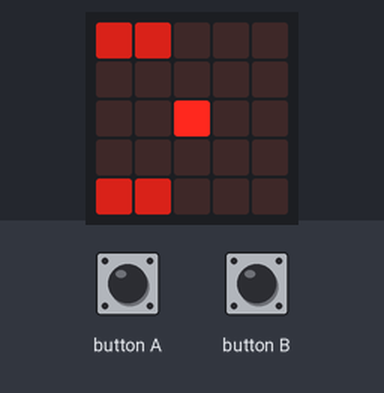
Simulated run of this program. Board: BBC micro:bit running MicroPython. On the bench: the board's 5×5 LED display. Random numbers come from a fixed seed.

Above: at 0.1 s.
At 0.6 s:
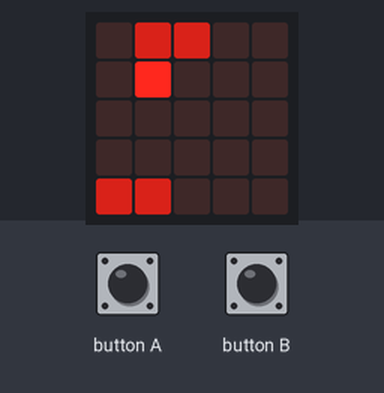
At 1.1 s:
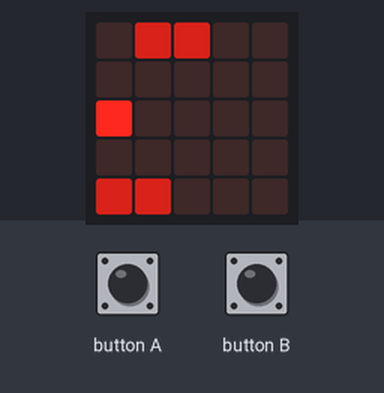
At 1.6 s:
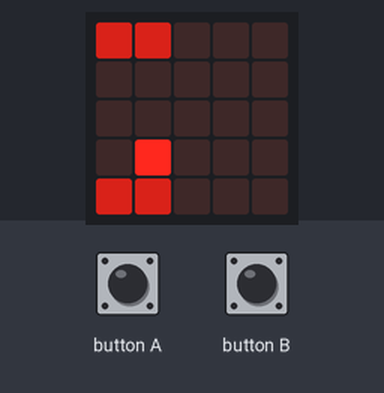
At 2.6 s:
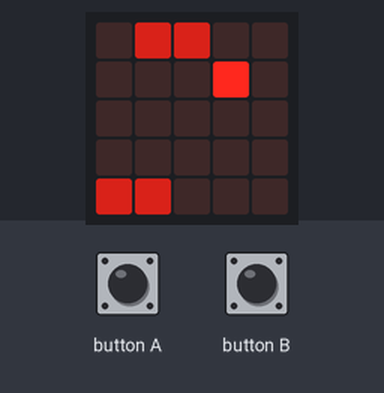
At 4.1 s:
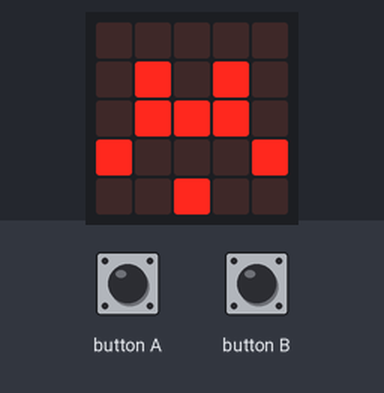

Measured:
- what the display in image 1 shows lasts 0.5 s, from 0.5 s to 1.0 s

The program:

PongCompletePossible.py
```python
from microbit import *
import random

sadFace = Image("00000:"
                "09090:"
                "09990:"
                "90009:"
                "00000")
happyFace = Image("00000:"
                  "09090:"
                  "90009:"
                  "09990:"
                  "00000")

bottomPadX = 1
topPadX = 1

ballX = 2
ballY = 2

ballDirX = (random.choice([-1, 1]))
ballDirY = (random.choice([-1, 1]))
# ballDirX = -1
# ballDirY = -1


def render():  # render all the dots and wait so that they are visible
    display.clear()
    display.set_pixel(topPadX, 0, 5)
    display.set_pixel((topPadX-1), 0, 5)
    display.set_pixel(bottomPadX, 4, 5)
    display.set_pixel((bottomPadX-1), 4, 5)
    display.set_pixel(ballX, ballY, 9)
    return


def transferPresses():  # update the players paddle location
    global bottomPadX
    bottomPadX = bottomPadX+button_b.get_presses()
    bottomPadX = bottomPadX-button_a.get_presses()
    if bottomPadX < 1:
        bottomPadX = 1
    elif bottomPadX > 4:
        bottomPadX = 4
    return


def controlAI():  # control the top paddle
    global topPadX
    if (random.randint(1, 6)) != 1:
        if ballX < topPadX-1:
            topPadX = topPadX-1
        elif ballX > topPadX:
            topPadX = topPadX+1


def updatePhysics():  # main game mechanics
    global side
    global ballX
    global ballY
    global ballDirX
    global ballDirY
    if ballY == 2:  # control most of the ball's movement
        ballX = ballX + ballDirX
        ballY = ballY + ballDirY
    elif ballY == 1 or ballY == 3:
        if ballY == 1:
            if topPadX == ballX:
                ballDirX = 1
                ballDirY = 1
            elif topPadX-1 == ballX:
                ballDirX = -1
                ballDirY = 1
        else:
            if bottomPadX == ballX:
                ballDirX = 1
                ballDirY = -1
            elif bottomPadX-1 == ballX:
                ballDirX = -1
                ballDirY = -1
        ballX = ballX + ballDirX
        ballY = ballY + ballDirY
    else:
        ballX = ballX + ballDirX
        ballY = ballY + ballDirY
    if ballX <= 0 or ballX >= 4:  # bounce off sides
        ballDirX = ballDirX * -1
    if ballY <= 0:  # make sure the ball hasn't hit one of the goals
        return 1
    elif ballY >= 4:
        return 2
    else:
        return 0


def doStuff():  # does everything other then rendering
    global side
    transferPresses()
    controlAI()
    # updatePhysics()
    side = updatePhysics()
    # display.scroll(str(ballX)+", "+str(ballY)


render()
sleep(500)
while True:  # main loop
    doStuff()
    render()
    if side != 0:
        break
    sleep(500)
if side == 1:  # show smiley face if the ball hit the top
    display.show(happyFace)
elif side == 2:  # show sad face if the ball hit the bottom
    display.show(sadFace)
while True:  # end: won or lost
    display.set_pixel(ballX, ballY, 9)
    sleep(500)
    display.set_pixel(ballX, ballY, 0)
    sleep(500)
```
